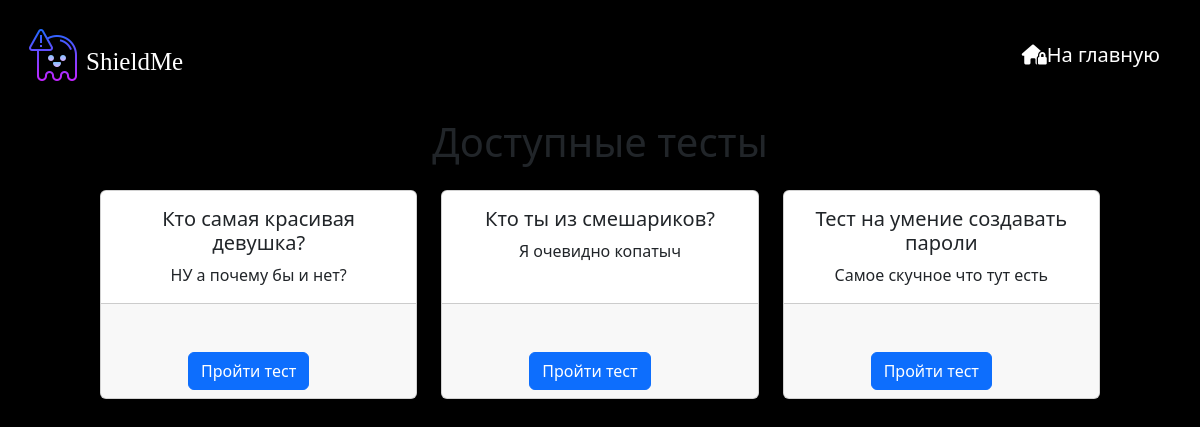
/test, run on an earlier commit of the app's database.
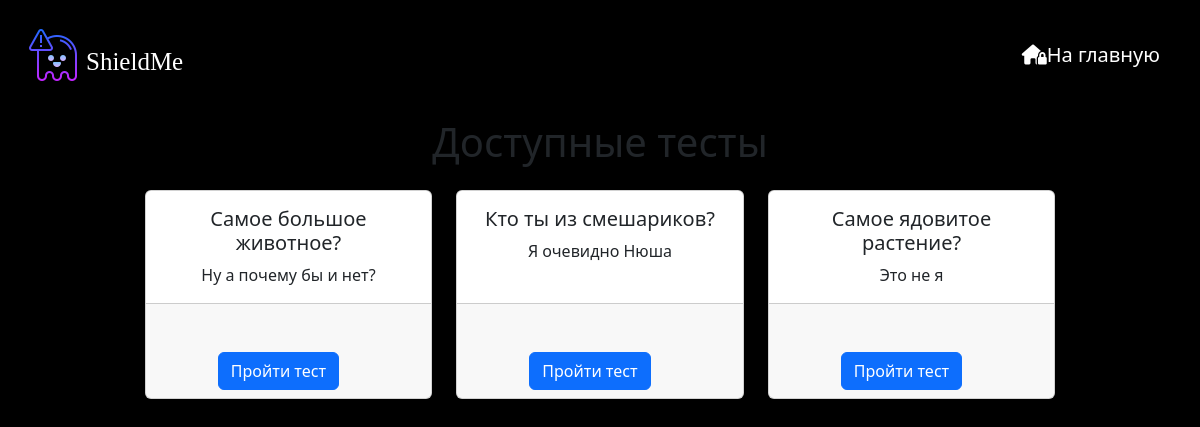
And on a later commit of the database.
### main/models.py (models this page shows, shortened)
class Test(models.Model):
    title = models.CharField(max_length=255)
    description = models.TextField()
    max_score = models.PositiveIntegerField(null=True, blank=True)

### main/views.py (the view)
# urls.py: path('test', views.tests,  name='tests'),
def tests(request):
    test = Test.objects.all()
    return render(request, 'main/tests.html', {'tests': test})

### main/templates/main/tests.html
{% extends 'main/layout.html' %}
{% block content %}
<div class="container mt-5">
    <h1 class="mb-4">Доступные тесты</h1>
    <div class="row">
        {% for test in tests %}
        <div class="col-md-4 mb-4">
            <div class="card h-100">
                <div class="card-body">
                    <h5 class="card-title">{{ test.title }}</h5>
                    <p class="card-text">{{ test.description }}</p>
                </div>
                <div class="card-footer">
                    <a href="{% url 'test_detail' test.id %}" class="btn btn-primary">
                        Пройти тест
                    </a>
                </div>
            </div>
        </div>
        {% endfor %}
    </div>
</div>
{% endblock %}

What changed in the data, as far as the page shows it:
removed Test: title "Тест на умение создавать пароли", description "Самое скучное что тут есть"
changed Test: title "Кто самая красивая девушка?" → "Самое большое животное?"; description "НУ а почему бы и нет?" → "Ну а почему бы и нет?"
changed Test "Кто ты из смешариков?": description "Я очевидно копатыч" → "Я очевидно Нюша"
added Test: title "Самое ядовитое растение?", description "Это не я"
